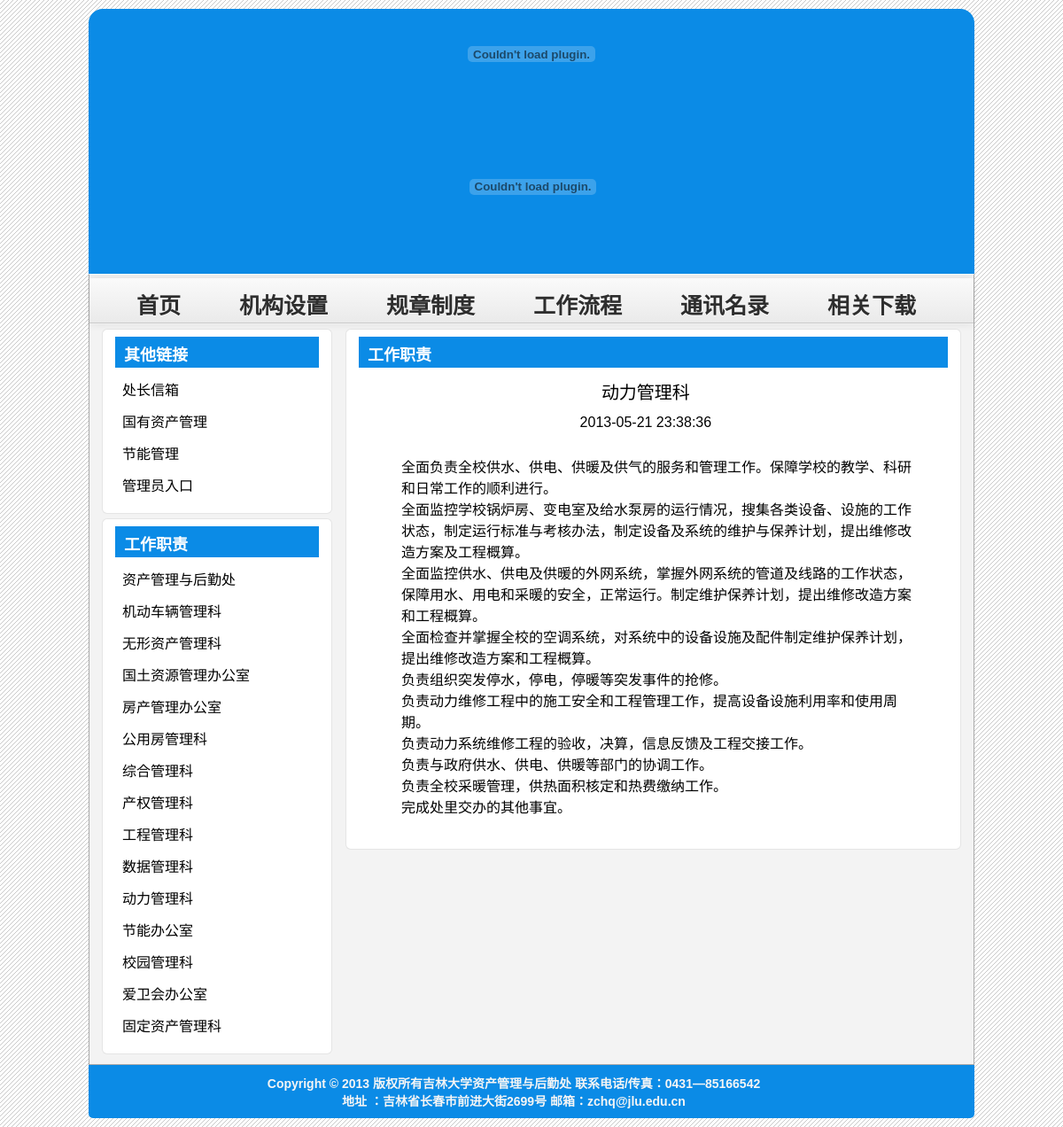
/view.php?aid=5702, run on the app's committed database.
### tables this page shows
CREATE TABLE `dede_archives` (
  `id` mediumint(8) unsigned NOT NULL DEFAULT '0',
  `typeid` smallint(5) unsigned NOT NULL DEFAULT '0',
  `typeid2` varchar(90) NOT NULL DEFAULT '0',
  `sortrank` int(10) unsigned NOT NULL DEFAULT '0',
  `flag` set('c','h','p','f','s','j','a','b') DEFAULT NULL,
  `ismake` smallint(6) NOT NULL DEFAULT '0',
  `channel` smallint(6) NOT NULL DEFAULT '1',
  `arcrank` smallint(6) NOT NULL DEFAULT '0',
  `click` mediumint(8) unsigned NOT NULL DEFAULT '0',
  `money` smallint(6) NOT NULL DEFAULT '0',
  `title` char(100) NOT NULL,
  `shorttitle` char(36) NOT NULL DEFAULT '',
  `color` char(7) NOT NULL DEFAULT '',
  `writer` char(20) NOT NULL DEFAULT '',
  `source` char(30) NOT NULL DEFAULT '',
  `litpic` char(100) NOT NULL DEFAULT '',
  `pubdate` int(10) unsigned NOT NULL DEFAULT '0',
  `senddate` int(10) unsigned NOT NULL DEFAULT '0',
  `mid` mediumint(8) unsigned NOT NULL DEFAULT '0',
  `keywords` char(30) NOT NULL DEFAULT '',
  `lastpost` int(10) unsigned NOT NULL DEFAULT '0',
  `scores` mediumint(8) NOT NULL DEFAULT '0',
  `goodpost` mediumint(8) unsigned NOT NULL DEFAULT '0',
  `badpost` mediumint(8) unsigned NOT NULL DEFAULT '0',
  `voteid` mediumint(8) NOT NULL,
  `notpost` tinyint(1) unsigned NOT NULL DEFAULT '0',
  `description` varchar(255) NOT NULL DEFAULT '',
  `filename` varchar(40) NOT NULL DEFAULT '',
  `dutyadmin` mediumint(8) unsigned NOT NULL DEFAULT '0',
  `tackid` int(10) NOT NULL DEFAULT '0',
  `mtype` mediumint(8) unsigned NOT NULL DEFAULT '0',
  `weight` int(10) NOT NULL DEFAULT '0',
  PRIMARY KEY (`id`),
  KEY `sortrank` (`sortrank`),
  KEY `mainindex` (`arcrank`,`typeid`,`channel`,`flag`,`mid`),
  KEY `lastpost` (`lastpost`,`scores`,`goodpost`,`badpost`,`notpost`)
);

CREATE TABLE `dede_arctype` (
  `id` smallint(5) unsigned NOT NULL AUTO_INCREMENT,
  `reid` smallint(5) unsigned NOT NULL DEFAULT '0',
  `topid` smallint(5) unsigned NOT NULL DEFAULT '0',
  `sortrank` smallint(5) unsigned NOT NULL DEFAULT '50',
  `typename` char(30) NOT NULL DEFAULT '',
  `typedir` char(60) NOT NULL DEFAULT '',
  `isdefault` smallint(6) NOT NULL DEFAULT '0',
  `defaultname` char(15) NOT NULL DEFAULT 'index.html',
  `issend` smallint(6) NOT NULL DEFAULT '0',
  `channeltype` smallint(6) DEFAULT '1',
  `maxpage` smallint(6) NOT NULL DEFAULT '-1',
  `ispart` smallint(6) NOT NULL DEFAULT '0',
  `corank` smallint(6) NOT NULL DEFAULT '0',
  `tempindex` char(50) NOT NULL DEFAULT '',
  `templist` char(50) NOT NULL DEFAULT '',
  `temparticle` char(50) NOT NULL DEFAULT '',
  `namerule` char(50) NOT NULL DEFAULT '',
  `namerule2` char(50) NOT NULL DEFAULT '',
  `modname` char(20) NOT NULL DEFAULT '',
  `description` char(150) NOT NULL DEFAULT '',
  `keywords` varchar(60) NOT NULL DEFAULT '',
  `seotitle` varchar(80) NOT NULL DEFAULT '',
  `moresite` tinyint(1) unsigned NOT NULL DEFAULT '0',
  `sitepath` char(60) NOT NULL DEFAULT '',
  `siteurl` char(50) NOT NULL DEFAULT '',
  `ishidden` smallint(6) NOT NULL DEFAULT '0',
  `cross` tinyint(1) NOT NULL DEFAULT '0',
  `crossid` text,
  `content` text,
  `smalltypes` text,
  PRIMARY KEY (`id`),
  KEY `reid` (`reid`,`isdefault`,`channeltype`,`ispart`,`corank`,`topid`,`ishidden`),
  KEY `sortrank` (`sortrank`)
);

### model/index.php (called while the page is built, shortened)
<?php
function getList2($typeid, $start = 0, $size = 20) {
	$sql  = "select a.id, a.title, left(FROM_UNIXTIME(a.pubdate), 10) as pubdate from dede_archives a, dede_arctype t ";
	$sql .= "where (a.typeid=$typeid or t.reid=$typeid) and t.id=a.typeid order by pubdate desc ";
	$sql .= "limit $start, $size";
	return mysql_query($sql);
}
function getOneType($typeid, $flag = true) {
	$sql = "select * from dede_arctype where id=$typeid";
	$result =  mysql_query($sql);
	$data = mysql_fetch_array($result);
	$topid = $data['topid'];
	return $data;
}
function getOneArchive($aid) {
	$sql  = "select a.id, a.typeid, a.title, FROM_UNIXTIME(a.pubdate) as pubdate ";
	$sql .= "from dede_archives a where a.id=$aid  ";
	$result =  mysql_query($sql);
	return mysql_fetch_array($result);
}
function isDownloadType($typeid) {
	$sql = "select topid from dede_arctype where id=$typeid";
	$result =  mysql_query($sql);
	$row = mysql_fetch_array($result);
	$typidDownload = 103;
	$f = ($typeid == $typidDownload || $row['topid'] == $typidDownload);
	return $f;
}
?>

### view.php (the view, shortened to what this page needs)
<!DOCTYPE html PUBLIC "-//W3C//DTD XHTML 1.0 Transitional//EN" "http://www.w3.org/TR/xhtml1/DTD/xhtml1-transitional.dtd">
<html xmlns="http://www.w3.org/1999/xhtml">
<head>
<?php include("./include/media/css.php");?>
</head>
<body>
<?php
require("./model/index.php");
?>
<div id="wrapper">
<?php include("./include/header.php");?>
<div id="content">
    <?php include("./include/nav.php");?>
	<div id="main">
		<table>
			<tr>
				<td>
					<?php include("./include/sidebar.php");?>
				</td>
				<td>
					<div class="box area area5">
						<div>
						<?php
							$aid       = $_GET['aid'];
							$archive = getOneArchive($aid);
							$typeid    = $archive['typeid'];
							$isDownloadType = isDownloadType($typeid);
							if ($isDownloadType) {
								$data = array_merge($archive, getOneDownload($aid));
							} else {
								$data = array_merge($archive, getOneArticle($aid));
							}
							$type      = getOneType($typeid);
							$typename  = $type['typename'];
			    		?>
							<span class="box_title"><a href="list.php?tid=<?php echo $typeid;?>"><?php echo $typename;?></a></span>
							<table class="list_table" >
								<tr>
									<td style="text-align: center; font-size: 20px;"><?php echo $data["title"];?></td>
								</tr>
								<tr>
									<td style="text-align: center;"><?php echo $data["pubdate"];?></td>
								</tr>
								<tr>
									<td>
										<?php
									        if ($isDownloadType) {
									        	echo $data["introduce"]. "<br>";
									        	echo "<a href='". softlinksSolve($data["softlinks"]). "'>下载</a>";
									        } else {
									        	echo $data["body"];
									        }
									    ?></td>
								</tr>
							</table>
						</div>
					</div>
				</td>
			</tr>
		</table>
	</div>
</div>
<?php include("./include/footer.php");?>
</div>
</body>
</html>

### include/sidebar.php
			<div class="box area2" style="">
	<div>
		<span class="box_title"><a>其他链接</a></span>
		<table class="list_table">
			<tr><td><a href="view.php?aid=5600" title="">处长信箱</a></td></tr>
			<tr><td><a href="http://10.60.16.64" title="">国有资产管理</a></td></tr>
			<tr><td><a href="http://10.60.16.157:8006" title="">节能管理</a></td></tr>
			<tr><td><a href="background/login.html" title="">管理员入口</a></td></tr>
		</table>
	</div>
</div>
   <div class="box area2" style="">
	<div>
		<span class="box_title"><a>工作职责</a></span>
		<table class="list_table">
			<?php
  				$list = getList2(102);
  				while($row = mysql_fetch_array($list)){
			?>
				<tr><td>
					<a href="view.php?aid=<?php echo $row['id'];?>" title=""><?php echo $row["title"];?></a>
				</td></tr>
			<?php } ?>
		</table>
	</div>
</div>

### media/css/common/layout.css (style rules this page uses)
a { display: inline-block; }
table { border-collapse:collapse; }
table tr td { vertical-align: top; }
.list_table { margin: 12px 8px 0; width: 95%; }
.list_table td { padding: 0 0 12px 0; }
#wrapper { width: 1000px; margin: auto; position:relative; _margin-left: 100px; }
#content { position: relative; border-radius: 0 0 0px 0px; zoom: 0; }
.area { margin: 0 3px 5px; width: 945px; height: 274px; position: relative; }
.area2 { margin: 0 3px 5px; width: 230px; position: relative; float: left; }
.area5 { width: 665px; height: 100%; }
.box { padding: 8px 14px; background: #fff; border: 1px solid rgba(0, 0, 0, 0.1); border-radius: 6px; border: 1px solid #AAA; }
#main { z-index:1; padding: 5px 10px; }
span.box_title a { display: block; background: #06c; color: #fff; padding: 6px 0 1px 10px; border-radius: 0px 0 0 0; line-height: 1.5; height: 28px; font: bold 18px arial,sans-serif,微软雅黑,宋体,仿宋,黑体; background: #0b8be6; text-align: left; }

### media/css/common/color.css (style rules this page uses)
.list_table a { color: #000; }
#content { border:1px #aaa solid; border-top:1px #fff solid; background: #F3F3F3; }
#sidebar .sidebar_nav ul li,#sidebar .sidebar_nav_1 ul li, { border-top: 1px solid #fff; border-bottom: 1px solid #fff; }

### data on the page
dede_archives: title "资产管理与后勤处"
dede_archives: title "机动车辆管理科"
dede_archives: title "无形资产管理科"
dede_archives: title "国土资源管理办公室"
dede_archives: title "房产管理办公室"
dede_archives: title "公用房管理科"
dede_archives: title "综合管理科"
dede_archives: title "产权管理科"
dede_archives: title "工程管理科"
dede_archives: title "数据管理科"
dede_archives: title "动力管理科"
dede_archives: title "节能办公室"
dede_archives: title "校园管理科"
dede_archives: title "爱卫会办公室"
dede_archives: title "固定资产管理科"
dede_arctype: typename "工作职责"

### other printed values
$data["pubdate"] "2013-05-21 23:38:36"
